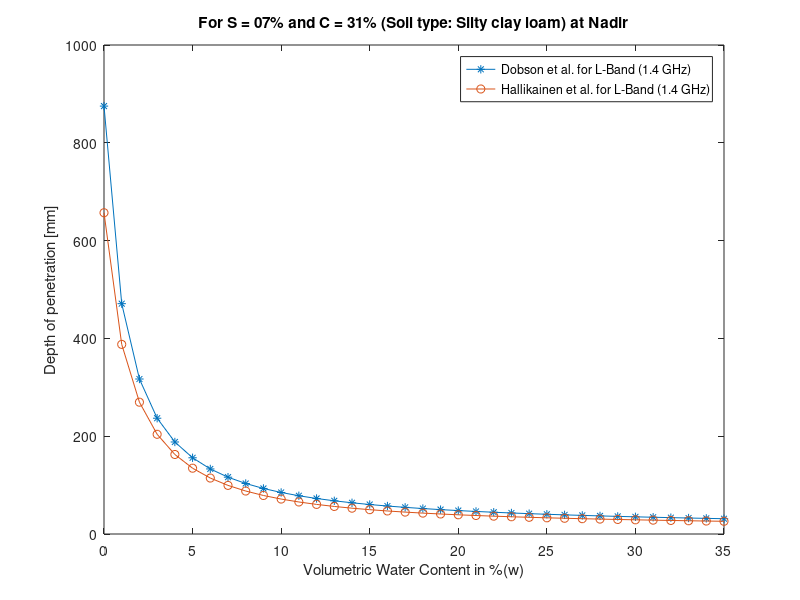

Recreate this plot in MATLAB.
%% L-C band dobson et. al. & hallikainen et. al
%figure 4
%%
clc
clear all
%close all
%% Dobson et. al.
c=3*10^8;
w=0:0.01:.35;
S=7;
C=31;
theta=00;
e_real= 2.37+(-5.24+0.55*S+0.15*C).*w+(146.04-0.74*S-0.85*C)*w.^2;
e_img= 0.06+(6.69+0.0367*S-0.0620*C).*w+(16.17-0.30*S+0.27*C)*w.^2;
lambda=((3*10^8)/(1.4*10^9))*1000;   % 1.4 GHz lambda in mm Dobson
for i=1:36
delta_p(i)=(lambda*sqrt(e_real(i)))/(2*pi*e_img(i));
end
delta_p=abs(delta_p);
figure
d_depth=delta_p*cosd(theta);
plot(w*100,d_depth,'-*')
xlabel('Volumetric Water Content (%)')
ylabel('Depth of penetration [mm]')
%text(15,500,'Dobson et. al. used \epsilon=a_0+(a_1+b_1S+c_1C)*w+(a_2+b_2S+c_2C)*w^2+(a_3+b_3S+c_3C)*w^3')
%text(15,400,'Hallikainen et. al. used \epsilon=(a_0+a_1S+a_2C)+(b_0+b_1S+b_2C)*w+(c_1+c_2S+c_3C)*w^2')
%% hallikainen et. al 
hold on 
lambda=((3*10^8)/(1.4*10^9))*1000;   % approx. 1.4 GHz (lambda in m)
e_real= (2.862-0.012*S+0.001*C)+(3.803+0.462*S-0.341*C).*w+(119.006-0.50*S-0.633*C)*w.^2;
e_img= (0.356-0.003*S-0.008*C)+(5.507+0.044*S-0.002*C).*w+(17.753-0.313*S+0.206*C)*w.^2;
%e_img=e_img+.079;
for i=1:36
delta_p(i)=(lambda*sqrt(e_real(i)))/(2*pi*e_img(i));
end
delta_p=abs(delta_p);
j=sqrt(-1);
e=abs(e_real+j*e_img);
h_depth=delta_p*cosd(theta);
plot(w*100,h_depth,'-o')
xlabel('Volumetric Water Content in %(w)')
ylabel('Depth of penetration [mm]')
title('For S = 07% and C = 31% (Soil type: Silty clay loam) at Nadir')
legend('Dobson et al. for L-Band (1.4 GHz)','Hallikainen et al. for L-Band (1.4 GHz)' )